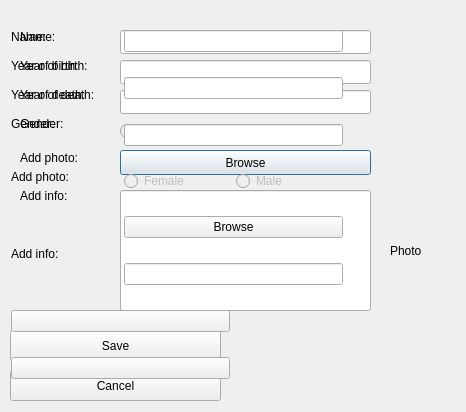
<?xml version="1.0" encoding="UTF-8"?>
<ui version="4.0">
 <class>scientistEditDialog</class>
 <widget class="QDialog" name="scientistEditDialog">
  <property name="geometry">
   <rect>
    <x>0</x>
    <y>0</y>
    <width>466</width>
    <height>412</height>
   </rect>
  </property>
  <property name="windowTitle">
   <string>Dialog</string>
  </property>
  <widget class="QPushButton" name="edit_photo_button">
   <property name="geometry">
    <rect>
     <x>120</x>
     <y>150</y>
     <width>251</width>
     <height>25</height>
    </rect>
   </property>
   <property name="text">
    <string>Browse</string>
   </property>
  </widget>
  <widget class="QLineEdit" name="edit_scientist_year_of_death">
   <property name="geometry">
    <rect>
     <x>120</x>
     <y>90</y>
     <width>251</width>
     <height>24</height>
    </rect>
   </property>
  </widget>
  <widget class="QLineEdit" name="edit_scientist_name">
   <property name="geometry">
    <rect>
     <x>120</x>
     <y>30</y>
     <width>251</width>
     <height>24</height>
    </rect>
   </property>
  </widget>
  <widget class="QPushButton" name="pushButton_save_update_scientist">
   <property name="geometry">
    <rect>
     <x>10</x>
     <y>330</y>
     <width>211</width>
     <height>31</height>
    </rect>
   </property>
   <property name="text">
    <string>Save</string>
   </property>
  </widget>
  <widget class="QRadioButton" name="radioButton_edit_if_male">
   <property name="enabled">
    <bool>false</bool>
   </property>
   <property name="geometry">
    <rect>
     <x>200</x>
     <y>120</y>
     <width>97</width>
     <height>22</height>
    </rect>
   </property>
   <property name="text">
    <string>Male</string>
   </property>
  </widget>
  <widget class="QWidget" name="layoutWidget">
   <property name="geometry">
    <rect>
     <x>20</x>
     <y>30</y>
     <width>88</width>
     <height>177</height>
    </rect>
   </property>
   <layout class="QVBoxLayout" name="verticalLayout_3">
    <item>
     <layout class="QVBoxLayout" name="verticalLayout_2" stretch="0,0,0">
      <property name="spacing">
       <number>15</number>
      </property>
      <item>
       <layout class="QVBoxLayout" name="verticalLayout">
        <property name="spacing">
         <number>15</number>
        </property>
        <item>
         <widget class="QLabel" name="label_scientist_name">
          <property name="text">
           <string>Name:</string>
          </property>
         </widget>
        </item>
        <item>
         <widget class="QLabel" name="label_scientist_year_of_birth">
          <property name="text">
           <string>Year of birth:</string>
          </property>
         </widget>
        </item>
        <item>
         <widget class="QLabel" name="label_scientist_year_of_death">
          <property name="text">
           <string>Year of death:</string>
          </property>
         </widget>
        </item>
        <item>
         <widget class="QLabel" name="label_scientist_gender">
          <property name="text">
           <string>Gender:</string>
          </property>
         </widget>
        </item>
       </layout>
      </item>
      <item>
       <widget class="QLabel" name="label_add_scientist_photo">
        <property name="text">
         <string>Add photo:</string>
        </property>
       </widget>
      </item>
      <item>
       <widget class="QLabel" name="label_add_scientist_info">
        <property name="text">
         <string>Add info:</string>
        </property>
       </widget>
      </item>
     </layout>
    </item>
   </layout>
  </widget>
  <widget class="QLineEdit" name="edit_text">
   <property name="geometry">
    <rect>
     <x>120</x>
     <y>190</y>
     <width>251</width>
     <height>121</height>
    </rect>
   </property>
  </widget>
  <widget class="QLabel" name="label_scientist_photo">
   <property name="geometry">
    <rect>
     <x>390</x>
     <y>190</y>
     <width>91</width>
     <height>121</height>
    </rect>
   </property>
   <property name="text">
    <string>Photo</string>
   </property>
  </widget>
  <widget class="QRadioButton" name="radioButton_edit_if_female">
   <property name="enabled">
    <bool>false</bool>
   </property>
   <property name="geometry">
    <rect>
     <x>120</x>
     <y>120</y>
     <width>97</width>
     <height>22</height>
    </rect>
   </property>
   <property name="text">
    <string>Female</string>
   </property>
  </widget>
  <widget class="QPushButton" name="cancel_edit_window">
   <property name="geometry">
    <rect>
     <x>10</x>
     <y>370</y>
     <width>211</width>
     <height>31</height>
    </rect>
   </property>
   <property name="text">
    <string>Cancel</string>
   </property>
  </widget>
  <widget class="QLineEdit" name="edit_scientist_year_of_birth">
   <property name="geometry">
    <rect>
     <x>120</x>
     <y>60</y>
     <width>251</width>
     <height>24</height>
    </rect>
   </property>
  </widget>
  <layout class="QGridLayout" name="gridLayout">
   <item row="0" column="0" rowspan="6">
    <layout class="QVBoxLayout" name="verticalLayout_3">
     <item>
      <layout class="QVBoxLayout" name="verticalLayout_2" stretch="0,0,0">
       <property name="spacing">
        <number>15</number>
       </property>
       <item>
        <layout class="QVBoxLayout" name="verticalLayout">
         <property name="spacing">
          <number>15</number>
         </property>
         <item>
          <widget class="QLabel" name="label_scientist_name">
           <property name="text">
            <string>Name:</string>
           </property>
          </widget>
         </item>
         <item>
          <widget class="QLabel" name="label_scientist_year_of_birth">
           <property name="text">
            <string>Year of birth:</string>
           </property>
          </widget>
         </item>
         <item>
          <widget class="QLabel" name="label_scientist_year_of_death">
           <property name="text">
            <string>Year of death:</string>
           </property>
          </widget>
         </item>
         <item>
          <widget class="QLabel" name="label_scientist_gender">
           <property name="text">
            <string>Gender:</string>
           </property>
          </widget>
         </item>
        </layout>
       </item>
       <item>
        <widget class="QLabel" name="label_add_scientist_photo">
         <property name="text">
          <string>Add photo:</string>
         </property>
        </widget>
       </item>
       <item>
        <widget class="QLabel" name="label_add_scientist_info">
         <property name="text">
          <string>Add info:</string>
         </property>
        </widget>
       </item>
      </layout>
     </item>
    </layout>
   </item>
   <item row="0" column="1" colspan="2">
    <widget class="QLineEdit" name="edit_scientist_name"/>
   </item>
   <item row="3" column="2">
    <widget class="QRadioButton" name="radioButton_edit_if_male">
     <property name="enabled">
      <bool>false</bool>
     </property>
     <property name="text">
      <string>Male</string>
     </property>
    </widget>
   </item>
   <item row="1" column="1" colspan="2">
    <widget class="QLineEdit" name="edit_scientist_year_of_birth"/>
   </item>
   <item row="3" column="1">
    <widget class="QRadioButton" name="radioButton_edit_if_female">
     <property name="enabled">
      <bool>false</bool>
     </property>
     <property name="text">
      <string>Female</string>
     </property>
    </widget>
   </item>
   <item row="4" column="1" colspan="2">
    <widget class="QPushButton" name="edit_photo_button">
     <property name="text">
      <string>Browse</string>
     </property>
    </widget>
   </item>
   <item row="2" column="1" colspan="2">
    <widget class="QLineEdit" name="edit_scientist_year_of_death"/>
   </item>
   <item row="6" column="0" colspan="2">
    <widget class="QPushButton" name="pushButton_add_scientist">
     <property name="cursor">
      <cursorShape>ArrowCursor</cursorShape>
     </property>
     <property name="toolTip">
      <string>Save scientist</string>
     </property>
     <property name="text">
      <string/>
     </property>
     <property name="icon">
      <iconset>
       <normaloff>../build-VLN1-3-Desktop_Qt_5_7_0_MSVC2015_64bit-Debug/icons/save.ico</normaloff>../build-VLN1-3-Desktop_Qt_5_7_0_MSVC2015_64bit-Debug/icons/save.ico</iconset>
     </property>
     <property name="shortcut">
      <string>Ctrl+S</string>
     </property>
    </widget>
   </item>
   <item row="5" column="3">
    <widget class="QLabel" name="label_scientist_photo">
     <property name="text">
      <string/>
     </property>
    </widget>
   </item>
   <item row="5" column="1" colspan="2">
    <widget class="QLineEdit" name="edit_text">
     <property name="mouseTracking">
      <bool>true</bool>
     </property>
    </widget>
   </item>
   <item row="7" column="0" colspan="2">
    <widget class="QPushButton" name="pushButton_2">
     <property name="toolTip">
      <string>Cancel</string>
     </property>
     <property name="text">
      <string/>
     </property>
     <property name="icon">
      <iconset>
       <normaloff>../build-VLN1-3-Desktop_Qt_5_7_0_MSVC2015_64bit-Debug/icons/cancel.ico.ico</normaloff>../build-VLN1-3-Desktop_Qt_5_7_0_MSVC2015_64bit-Debug/icons/cancel.ico.ico</iconset>
     </property>
     <property name="shortcut">
      <string>Ctrl+C</string>
     </property>
    </widget>
   </item>
  </layout>
 </widget>
 <tabstops>
  <tabstop>edit_scientist_name</tabstop>
  <tabstop>edit_scientist_year_of_birth</tabstop>
  <tabstop>edit_scientist_year_of_death</tabstop>
  <tabstop>radioButton_edit_if_female</tabstop>
  <tabstop>radioButton_edit_if_male</tabstop>
  <tabstop>edit_photo_button</tabstop>
  <tabstop>edit_text</tabstop>
  <tabstop>pushButton_add_scientist</tabstop>
  <tabstop>pushButton_2</tabstop>
 </tabstops>
 <resources/>
 <connections/>
</ui>
